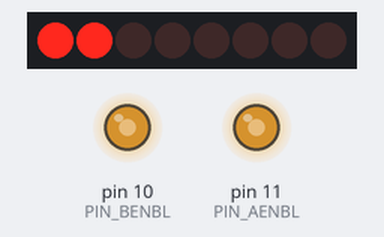
This sketch was run on a simulated Arduino Uno, built with avr-gcc and run on an emulated ATmega328P. Parts: 8 port-expander outputs drawn as a row of LEDs (first output left, lit = HIGH), output pins drawn as LEDs (lit = HIGH). Wiring (inferred from the names in the program): PCF8574 port expander at I2C address 0x20. Wiring (inferred from the signals the program sends): row of LEDs: on Q0, Q1, Q2, Q3, Q4, Q5, Q6, Q7.

Above: at 0.55 s.
At 2.1 s:
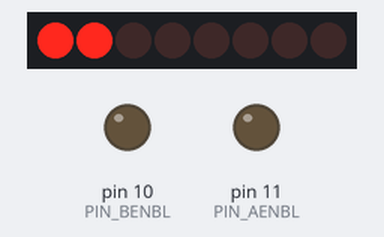
At 2.9 s:
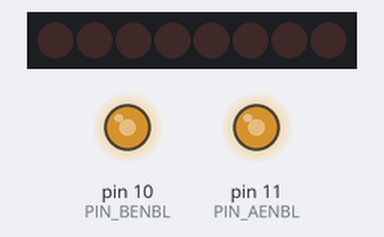
At 3.7 s:
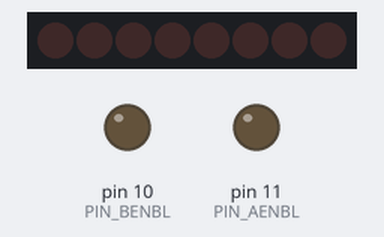
At 5.25 s:
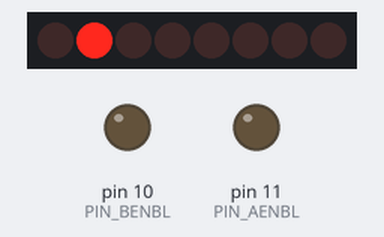
At 6.85 s:
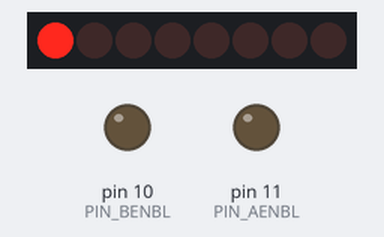
Timing chart, 0 to 8.8 s (numbered marks = the images above):
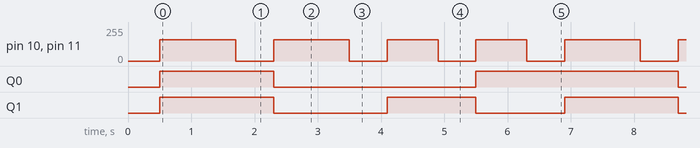

The sketch:

01_SystemIgnition_V2.ino
```cpp
/*
  ============================================================
  Project: Hello Robot!
  Board: Kypruino UNO+ v0.8
  Platform: RoboRover Core 2 (DRV8836 MODE=1: PHASE/ENABLE)
  ============================================================

  Description:
  A first motor test project for RoboRover Core 2.
  The robot repeats:
    Forward -> Stop -> Backward -> Stop -> Spin Right -> Stop -> Spin Left -> Stop

  Each movement function takes a duration (in milliseconds).

  Motor direction mapping via PCF8574:
    FORWARD  = P0=0, P1=0
    BACKWARD = P0=1, P1=1
    Spin R   = P0=1, P1=0
    Spin L   = P0=0, P1=1

  Notes:
  - D11 = AENBL PWM
  - D10 = BENBL PWM
  - PCF8574 P0 = M1_PHASE
  - PCF8574 P1 = M2_PHASE
  - Other expander bits are left HIGH so they behave as inputs / inactive
  ============================================================
*/

#include <Wire.h>

// -------------------- PINS --------------------
#define PIN_AENBL 11
#define PIN_BENBL 10

// -------------------- SPEED SETTINGS --------------------
#define SPEED_FWD  160
#define SPEED_BACK 160
#define SPEED_SPIN 160

// -------------------- I2C EXPANDER --------------------
#define EXP_ADDR 0x20

// -------------------- PCF8574 BIT DEFINITIONS --------------------
#define BIT_M1_PHASE 0   // P0
#define BIT_M2_PHASE 1   // P1

// Keep all other bits HIGH by default
uint8_t expanderState = 0xFF;

void setup() {
  pinMode(PIN_AENBL, OUTPUT);
  pinMode(PIN_BENBL, OUTPUT);

  analogWrite(PIN_AENBL, 0);
  analogWrite(PIN_BENBL, 0);

  Wire.begin();

  // Set expander to default safe state
  writeExpander(expanderState);

  // Stop at startup
  stopMotors(500);
}

void loop() {
  moveForward(1200);
  stopMotors(600);

  moveBackward(1200);
  stopMotors(600);

  spinRight(800);
  stopMotors(600);

  spinLeft(800);
  stopMotors(600);
}

// -------------------- BASIC ACTIONS --------------------
void stopMotors(unsigned long ms) {
  analogWrite(PIN_AENBL, 0);
  analogWrite(PIN_BENBL, 0);
  delay(ms);
}

void moveForward(unsigned long ms) {
  setMotorPhases(0, 0);   // P0=0, P1=0
  analogWrite(PIN_AENBL, SPEED_FWD);
  analogWrite(PIN_BENBL, SPEED_FWD);
  delay(ms);
}

void moveBackward(unsigned long ms) {
  setMotorPhases(1, 1);   // P0=1, P1=1
  analogWrite(PIN_AENBL, SPEED_BACK);
  analogWrite(PIN_BENBL, SPEED_BACK);
  delay(ms);
}

void spinRight(unsigned long ms) {
  setMotorPhases(1, 0);   // P0=1, P1=0
  analogWrite(PIN_AENBL, SPEED_SPIN);
  analogWrite(PIN_BENBL, SPEED_SPIN);
  delay(ms);
}

void spinLeft(unsigned long ms) {
  setMotorPhases(0, 1);   // P0=0, P1=1
  analogWrite(PIN_AENBL, SPEED_SPIN);
  analogWrite(PIN_BENBL, SPEED_SPIN);
  delay(ms);
}

// -------------------- EXPANDER HELPERS --------------------
void setMotorPhases(uint8_t m1Phase, uint8_t m2Phase) {
  bitWrite(expanderState, BIT_M1_PHASE, m1Phase);
  bitWrite(expanderState, BIT_M2_PHASE, m2Phase);
  writeExpander(expanderState);
}

void writeExpander(uint8_t value) {
  Wire.beginTransmission(EXP_ADDR);
  Wire.write(value);
  Wire.endTransmission();
}
```

Measured:
- by itself, Q0: repeats every 6.4 s: LOW 3.2 s, HIGH 3.2 s
- by itself, Q1: repeats every 6.4 s: LOW 1.8 s, HIGH 1.4 s, LOW 1.4 s, HIGH 1.8 s
- by itself, pin 10 (PIN_BENBL), pin 11 (PIN_AENBL): repeats every 6.4 s: 0/255 0.60 s, 160/255 1.2 s, 2 × (0/255 0.60 s, 160/255 0.80 s), 0/255 0.60 s, 160/255 1.2 s
